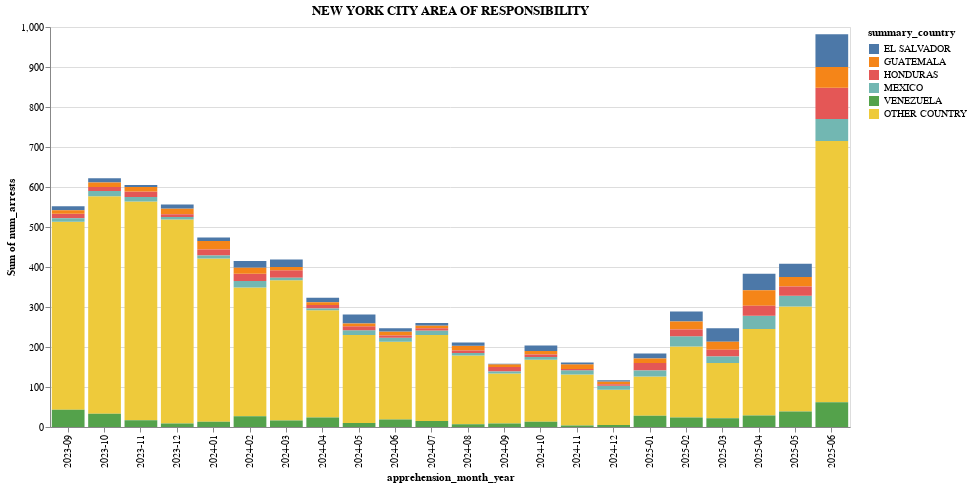

The notebook cell this image was saved under:
### Code cell
plot_area_chart(arrests_df, 'NEW YORK CITY AREA OF RESPONSIBILITY', top_countries_overall(5))

### Figure 1 — Vega-Lite specification as saved in the notebook (floating-point values rounded to 4 significant figures; data arrays with more than 128 entries replaced by an {"elided": "..."} marker saying what was removed)
{"config": {"view": {"continuousWidth": 300, "continuousHeight": 300}}, "data": {"name": "data-7686ac1a7bd744b23dcce740d0d9e292"}, "mark": {"type": "bar"}, "encoding": {"color": {"field": "summary_country", "sort": ["EL SALVADOR", "GUATEMALA", "HONDURAS", "MEXICO", "VENEZUELA", "OTHER COUNTRY"], "type": "nominal"}, "x": {"field": "apprehension_month_year", "type": "ordinal"}, "y": {"aggregate": "sum", "field": "num_arrests", "type": "quantitative"}}, "height": 400, "title": "NEW YORK CITY AREA OF RESPONSIBILITY", "width": 800, "$schema": "https://vega.github.io/schema/vega-lite/v5.20.1.json", "datasets": {"data-7686ac1a7bd744b23dcce740d0d9e292": {"elided": "685 records"}}}
